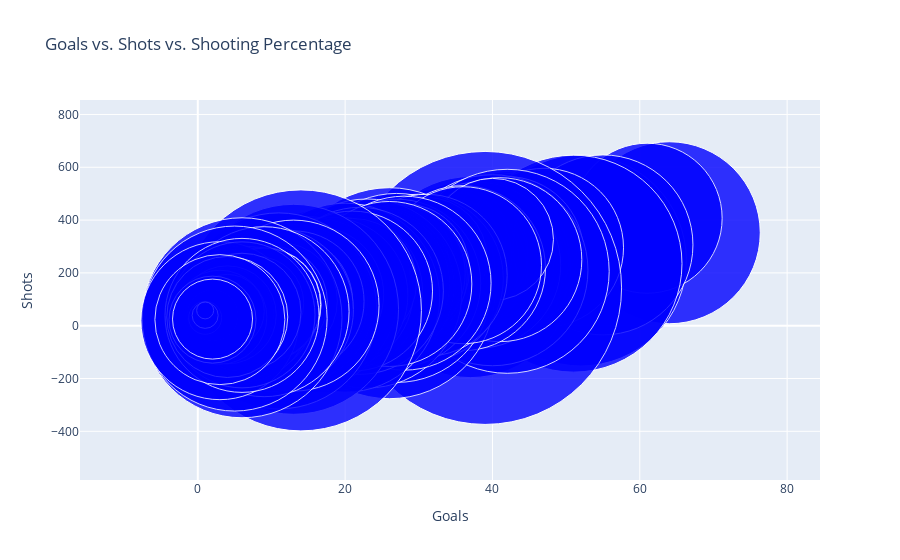

Notebook source saved alongside this figure:
### Markdown cell above
### Cell 5: Goals vs. Shooting Percentage vs. Shots Taken

### In the figure, zoom in to see stats better. I would suggest clicking pan (4 arrow thing) and navigating across the X axis to take a look at player groupings in goal increments of 10 to more easily digest the data.

### Code cell
import plotly.graph_objects as go
import pandas as pd

# using DataFrame as "df_filtered"

# Convert 'S%' column to a numeric type
df_filtered.loc[:, 'S%'] = pd.to_numeric(df_filtered['S%'], errors='coerce')

# Create a scatter plot
fig = go.Figure(data=[go.Scatter(
    x=df_filtered['G'],
    y=df_filtered['S'],
    mode='markers',
    marker=dict(
        size=df_filtered['S%'],
        sizemode='diameter',
        sizeref=0.1,
        color='blue',
        opacity=0.8
    ),
    text=df_filtered['Player'],
    hovertemplate=
    "<b>%{text}</b><br><br>" +
    "Goals: %{x}<br>" +
    "Shots: %{y}<br>" +
    "Shooting Percentage: %{marker.size}<br>"
)])

# Customize axis labels and the plot's title
fig.update_layout(
    xaxis_title='Goals',
    yaxis_title='Shots',
    title='Goals vs. Shots vs. Shooting Percentage',
    showlegend=False
)

# Show the plot
fig.show()

### Figure 1 — Plotly figure (JSON) as saved in the notebook; plotly's stock layout.template omitted (floating-point values rounded to 4 significant figures; data arrays with more than 128 entries replaced by an {"elided": "..."} marker saying what was removed)
{"data": [{"hovertemplate": "<b>%{text}</b><br><br>Goals: %{x}<br>Shots: %{y}<br>Shooting Percentage: %{marker.size}<br>", "marker": {"color": "blue", "opacity": 0.8, "size": {"elided": "647 float values"}, "sizemode": "diameter", "sizeref": 0.1}, "mode": "markers", "text": {"elided": "647 str values"}, "type": "scatter", "x": {"elided": "647 int values"}, "y": {"elided": "647 int values"}}], "layout": {"showlegend": false, "title": {"text": "Goals vs. Shots vs. Shooting Percentage"}, "xaxis": {"title": {"text": "Goals"}}, "yaxis": {"title": {"text": "Shots"}}}}
